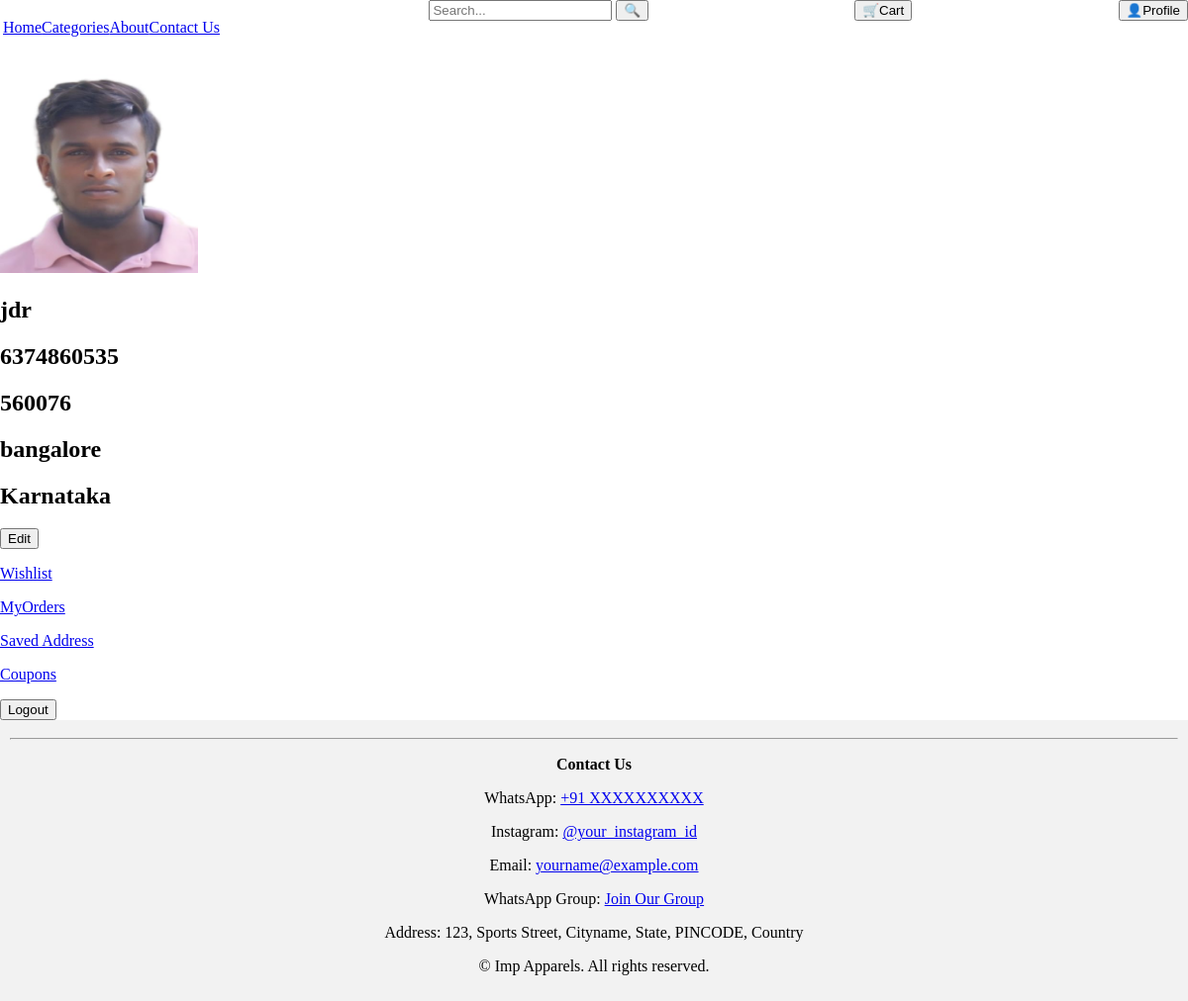
Page /user-profile (signed in) on the committed database.
### user_profile/models.py (models this page shows, shortened)
class UserProfile(models.Model):
    user = models.OneToOneField(User, on_delete=models.CASCADE)
    phone = models.IntegerField()
    city = models.CharField(max_length=20)
    state = models.CharField(max_length=20)
    postal_code = models.IntegerField()
    profile_picture = models.ImageField(upload_to='user_profiles/')
    created_at = models.DateTimeField(auto_now_add=True)

### user_auth/models.py (models this page shows)
class CustomUser(AbstractUser):
    is_email_verified = models.BooleanField(default=False)
    class Meta:
        db_table = 'custom_user'

### user_profile/views.py (the view)
# urls.py: path('user-profile',views.user_profile_view,name='user-profile'),
@login_required(login_url='login')
def user_profile_view(request):
    msg = None
    user_profile = None
    user = User.objects.get(username = request.user)
    try:
        user_profile = UserProfile.objects.get(user = user)
    except:
        msg = "Profile hasn't created yet"
    return render (request,'user_profile.html',{'user_profile' : user_profile, 'msg' : msg})

### user_profile/templates/user_profile.html (shortened to what this page needs)
{% extends 'base.html' %}
{% block content %}
{% if user_profile %}
    <img src="{{ user_profile.profile_picture.url }}" alt="" width="200" height="220">
    <h2>{{ user_profile.user }}</h2>
    <h2>{{ user_profile.phone }}</h2>
    <h2>{{ user_profile.postal_code }}</h2>
    <h2>{{ user_profile.city }}</h2>
    <h2>{{ user_profile.state }}</h2>
    <a href="{% url 'edit-profile' %}"><button>Edit</button></a>
    <p><a href="{% url 'user-wishlist' %}">Wishlist</a></p>
    <p><a href="{% url 'myorders' %}">MyOrders</a></p>
    <p><a href="{% url 'saved-address' %}">Saved Address</a></p>
    <p><a href="{% url 'coupon-list' %}">Coupons</a></p>
{% else %}
    <p style="color: blue;">{{ msg }}</p>
    <a href="{% url 'create-profile' %}"><button>Create</button></a>
{% endif %}
{% if request.user.is_authenticated %}
    <a href="{% url 'logout' %}"><button>Logout</button></a>
{% endif %}
{% endblock content %}

### rows in the picture
UserProfile: profile_picture (picture), user "jdr", phone "6374860535", postal_code "560076", city "bangalore", state "Karnataka"
